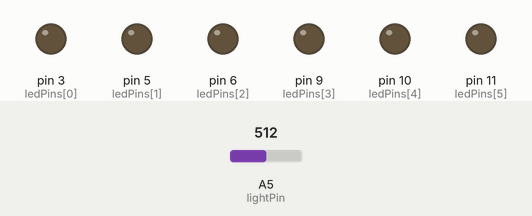
This program was run on a simulated Arduino Nano, built with avr-gcc and run on an emulated ATmega328P. Shown: output pins drawn as LEDs (lit = HIGH). Dashed ring = blinking. The test bench sets the inputs (shaded band); at power-on: A5 (lightPin) = 512. Random numbers use the default seed unless the program sets one.

Above: at 2.4 s.
2.5 s: A5 (lightPin) set to 3
At 2.89 s:
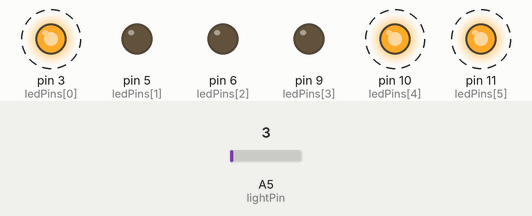
5.5 s: A5 (lightPin) set to 0
7.0 s: A5 (lightPin) set to 17
At 7.25 s:
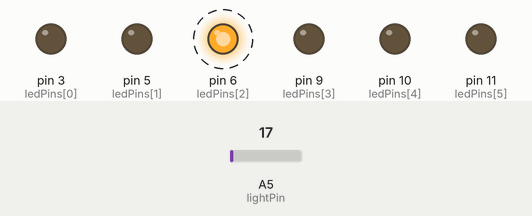
At 8.75 s:
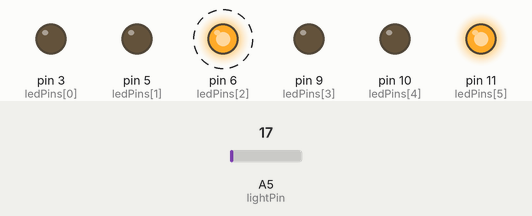
Timing chart, 0 to 8.8 s (numbered marks = the images above; inputs shaded):
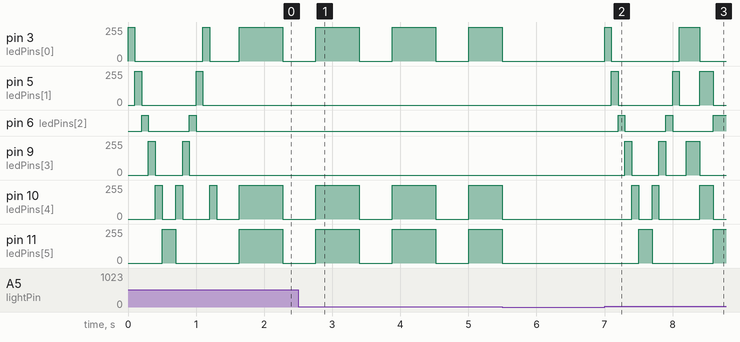

Measured:
- after the input at 7.0 s, pin 3 (ledPins[0]): 0/255 → 255/255 at once, → 0/255 0.10 s later, → 255/255 1.0 s later, → 0/255 0.30 s later; pin 5 (ledPins[1]): goes 255/255 0.10 s, 0/255 0.80 s, 255/255 0.10 s, 0/255 0.30 s, 255/255 0.20 s, then 0/255, starting after 0.10 s
- by itself, pin 3 (ledPins[0]), pin 10 (ledPins[4]), pin 11 (ledPins[5]): alternates 254/255 for 0.64 s and 0/255 for 0.49 s

The program:

main.cpp
```cpp
#include <Arduino.h>
#include "mindfulness.h"

#define NUM_OF_LEDS 6
extern int ledPins[];
extern int isBreathing;
extern float inhale;

void setup() {
  Serial.begin(9600);

  for (int index = 0; index < NUM_OF_LEDS; index++) {
    pinMode(ledPins[index], OUTPUT);
  }

  randomSeed(analogRead(0));
  turnLEDSOff();
  pingPong();
}

void loop() {
  if (isThereLight()) {
    if (!isBreathing) {
      setRandomBreathingPattern();
      isBreathing = 1;
    }

    if (inhale) {
      sinePulseNonBlocking();
    }
  }
  else {
    isBreathing = 0;
    turnLEDSOff();
  }
}
```

mindfulness.h
```cpp
#include <NoDelay.h>

void sinePulseNonBlocking();
bool isThereLight();
void setRandomBreathingPattern();
void turnLEDS(int out);
void turnLEDSOff();
void randomizeStones();
void randomEffect();
void oneAfterAnotherNoLoop();
void oneAfterAnotherLoop();
void oneOnAtATime();
void marquee();
void randomLED();
void pingPong();
```

mindfulness.cpp
```cpp
#include <Streaming.h>
#include "mindfulness.h"

#define SPACE 0
#define MIND 1
#define SOUL 2
#define REALITY 3
#define TIME 4
#define POWER 5

#define NUM_OF_LEDS 6

int ledPins[] = {3, 5, 6, 9, 10, 11};
int stones[] = {SPACE, MIND, SOUL, REALITY, TIME, POWER};

int lightPin = 5;
int wasLightOff = 0;
int isBreathing = 0;

float inhale = 0, inhale_retention = 0, exhale = 0, exhale_retention = 0;
bool isDelayInhaleRunning = 0;
bool isDelayExhaleRunning = 0;

noDelay delayInhale(100, false);
noDelay delayExhale(100, false);

void sinePulseNonBlocking() {
  static float in = 4.72;
  float out;

  int multiplier = in > 7.85 ? exhale : inhale;
  in = in + (multiplier * 0.0005);

  // reset from the top
  if (in > 10.995) {
    in = 4.712;
  }

  // bottom
  if (in > 4.71 && in < 4.72) {
    if (!isDelayExhaleRunning) {
      delayExhale.start();
      isDelayExhaleRunning = 1;
    }

    if (delayExhale.update()) {
      delayExhale.stop();
      isDelayExhaleRunning = 0;
      in = 4.72;
    }
    else {
      in = 4.10;
    }
  }

  // top
  if (in > 7.85 && in < 7.86) {

    if (!isDelayInhaleRunning) {
      delayInhale.start();
      isDelayInhaleRunning = 1;
    }

    if (delayInhale.update()) {
      delayInhale.stop();
      isDelayInhaleRunning = 0;
      in = 7.86;
    }
    else {
      in = 7.0;
    }
  }

  out = sin(in) * 127.5 + 127.5;
  turnLEDS(out);
}

bool isThereLight() {
  int light = analogRead(lightPin) > 1;

  if (light && wasLightOff) {
    pingPong();
    wasLightOff = 0;
  }

  if (!light) {
    wasLightOff = 1;
  }

  return light;
}

void setRandomBreathingPattern() {

  switch (random(0, 5)) {
    case 0:
      randomEffect();
      // 4-4-4  Triangle Breathing, reduce metabolic rate
      randomizeStones();
      inhale = 1.5;
      inhale_retention = 3500;
      delayInhale.setdelay(inhale_retention);
      exhale = 1.5;
      exhale_retention = 3500;
      delayExhale.setdelay(exhale_retention);
      break;
    case 1:
      randomEffect();
      // 1-1-1-1  Square Breathing, preserve energy
      randomizeStones();
      inhale = 3;
      inhale_retention = 1000;
      delayInhale.setdelay(inhale_retention);
      exhale = 3;
      exhale_retention = 1000;
      delayExhale.setdelay(exhale_retention);
      break;
    case 2:
      randomEffect();
      // 1-2  Paced Breathing, stress reduction
      randomizeStones();
      inhale = 3;
      inhale_retention = 500;
      delayInhale.setdelay(inhale_retention);
      exhale = 6;
      exhale_retention = 500;
      delayExhale.setdelay(exhale_retention);
      break;
    case 3:
      randomEffect();
      // 4-7-8 Sleeping. extreme relaxation
      randomizeStones();
      inhale = 2.5;
      inhale_retention = 6500;
      delayInhale.setdelay(inhale_retention);
      exhale = 1;
      exhale_retention = 7500;
      delayExhale.setdelay(exhale_retention);
      break;
    case 4:
      randomEffect();
      // 1-2-1 Awake. Energizing
      randomizeStones();
      inhale = 6;
      inhale_retention = 200;
      delayInhale.setdelay(inhale_retention);
      exhale = 6;
      exhale_retention = 100;
      delayExhale.setdelay(exhale_retention);
      break;
  }
}

void turnLEDS(int out) {
  for (int i = 0; i < NUM_OF_LEDS; i++) {
    analogWrite(ledPins[stones[i]], out);
  }
}

void turnLEDSOff() {
  for (int i = 0; i < NUM_OF_LEDS; i++) {
    analogWrite(ledPins[i], 0);
  }

  inhale = 0;
  inhale_retention = 0;
  exhale = 0;
  exhale_retention = 0;
}

void randomizeStones() {
  stones[0] = random(0, 6);
  stones[1] = random(0, 6);
  stones[2] = random(0, 6);
  stones[3] = random(0, 6);
  stones[4] = random(0, 6);
  stones[5] = random(0, 6);
}

void randomEffect() {
  turnLEDSOff();

  int k = random(0, 5);

  switch (k) {
    case 0:
      oneAfterAnotherNoLoop();
      break;
    case 1:
      oneAfterAnotherLoop();
      break;
    case 2:
      oneOnAtATime();
      break;
    case 3:
      marquee();
      break;
    default:
      randomLED();
      break;
  }
}

void oneAfterAnotherNoLoop() {
  // time (milliseconds) to pause between LEDs
  int delayTime = 100;

  // turn all the LEDs on:

  digitalWrite(ledPins[0], HIGH);  //Turns on LED #0 (pin 4)
  delay(delayTime);                //wait delayTime milliseconds
  digitalWrite(ledPins[1], HIGH);  //Turns on LED #1 (pin 5)
  delay(delayTime);                //wait delayTime milliseconds
  digitalWrite(ledPins[2], HIGH);  //Turns on LED #2 (pin 6)
  delay(delayTime);                //wait delayTime milliseconds
  digitalWrite(ledPins[3], HIGH);  //Turns on LED #3 (pin 7)
  delay(delayTime);                //wait delayTime milliseconds
  digitalWrite(ledPins[4], HIGH);  //Turns on LED #4 (pin 8)
  delay(delayTime);                //wait delayTime milliseconds
  digitalWrite(ledPins[5], HIGH);  //Turns on LED #5 (pin 9)
  delay(delayTime);                //wait delayTime milliseconds

  // turn all the LEDs off:

  digitalWrite(ledPins[5], LOW);   //Turn off LED #5 (pin 9)
  delay(delayTime);                //wait delayTime milliseconds
  digitalWrite(ledPins[4], LOW);   //Turn off LED #4 (pin 8)
  delay(delayTime);                //wait delayTime milliseconds
  digitalWrite(ledPins[3], LOW);   //Turn off LED #3 (pin 7)
  delay(delayTime);                //wait delayTime milliseconds
  digitalWrite(ledPins[2], LOW);   //Turn off LED #2 (pin 6)
  delay(delayTime);                //wait delayTime milliseconds
  digitalWrite(ledPins[1], LOW);   //Turn off LED #1 (pin 5)
  delay(delayTime);                //wait delayTime milliseconds
  digitalWrite(ledPins[0], LOW);   //Turn off LED #0 (pin 4)
  delay(delayTime);                //wait delayTime milliseconds
}

void oneAfterAnotherLoop() {
  int index;
  int delayTime = 100; // milliseconds to pause between LEDs
  // make this smaller for faster switching

  for (index = 0; index <= 5; index++) {
    digitalWrite(ledPins[index], HIGH);
    delay(delayTime);
  }

  // Turn all the LEDs off:

  for (index = 5; index >= 0; index--) {
    digitalWrite(ledPins[index], LOW);
    delay(delayTime);
  }
}

void oneOnAtATime() {
  int index;
  int delayTime = 100; // milliseconds to pause between LEDs
  // make this smaller for faster switching

  // step through the LEDs, from 0 to 5

  for (index = 0; index <= 5; index++) {
    digitalWrite(ledPins[index], HIGH);  // turn LED on
    delay(delayTime);                    // pause to slow down
    digitalWrite(ledPins[index], LOW);   // turn LED off
  }
}

void pingPong() {
  int index;
  int delayTime = 100; // milliseconds to pause between LEDs
  // make this smaller for faster switching

  // step through the LEDs, from 0 to 5

  for (index = 0; index <= 5; index++) {
    digitalWrite(ledPins[index], HIGH);  // turn LED on
    delay(delayTime);                    // pause to slow down
    digitalWrite(ledPins[index], LOW);   // turn LED off
  }

  // step through the LEDs, from 5 to 0

  for (index = 5; index >= 0; index--) {
    digitalWrite(ledPins[index], HIGH);  // turn LED on
    delay(delayTime);                    // pause to slow down
    digitalWrite(ledPins[index], LOW);   // turn LED off
  }
}

void marquee() {
  int index;
  int delayTime = 200; // milliseconds to pause between LEDs
  // Make this smaller for faster switching

  for (index = 0; index <= 2; index++) {
    digitalWrite(ledPins[index], HIGH);    // Turn a LED on
    digitalWrite(ledPins[index + 3], HIGH); // Skip four, and turn that LED on
    delay(delayTime);                      // Pause to slow down the sequence
    digitalWrite(ledPins[index], LOW);     // Turn the LED off
    digitalWrite(ledPins[index + 3], LOW); // Skip four, and turn that LED off
  }
}

void randomLED() {
  int index;
  int delayTime;

  index = random(5);    // pick a random number between 0 and 5
  delayTime = 100;

  digitalWrite(ledPins[index], HIGH);  // turn LED on
  delay(delayTime);                    // pause to slow down
  digitalWrite(ledPins[index], LOW);   // turn LED off
}
```
